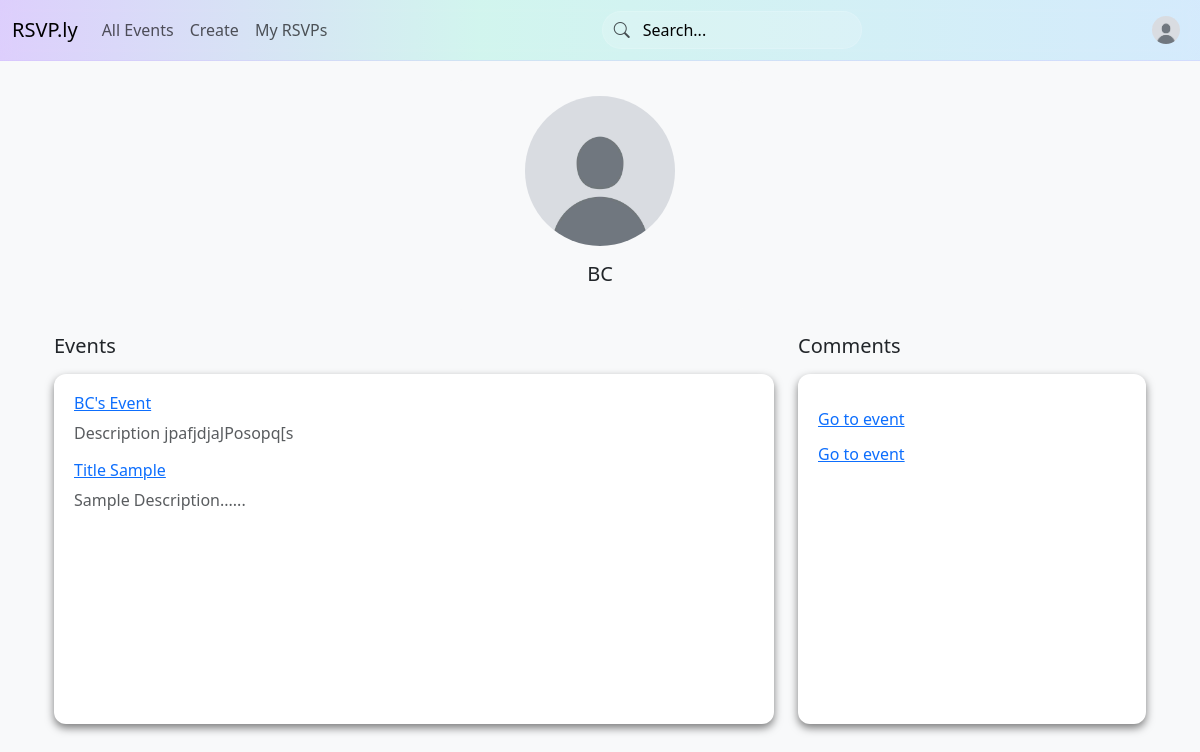
Page /view/BC (signed in) on the committed database.
### app/models.py (models this page shows, shortened)
class TimestampMixin:
    created_at: Mapped[datetime] = mapped_column(
        DateTime(timezone=True), server_default=func.now(), nullable=False
    )
    updated_at: Mapped[datetime] = mapped_column(
        DateTime(timezone=True), server_default=func.now(),
        onupdate=func.now(), nullable=False
    )

class User(db.Model, UserMixin, TimestampMixin):
    __tablename__ = "users"
    id: Mapped[int] = mapped_column(primary_key=True)
    email: Mapped[str] = mapped_column(String(255), unique=True, nullable=False)
    username: Mapped[str | None] = mapped_column(String(50), unique=True)
    full_name: Mapped[str | None] = mapped_column(String(255))
    avatar_url: Mapped[str | None] = mapped_column(Text)
    password_hash: Mapped[str] = mapped_column(String(255), nullable=False)
    is_admin: Mapped[bool] = mapped_column(Boolean, server_default=text("false"), nullable=False)
    is_banned: Mapped[bool] = mapped_column(Boolean, server_default=text("false"), nullable=False)
    organized_events: Mapped[list["Event"]] = relationship(
        back_populates="organizer", cascade="all, delete-orphan"
    )
    rsvps: Mapped[list["Rsvp"]] = relationship(back_populates="user", cascade="all, delete-orphan")
    comments: Mapped[list["EventComment"]] = relationship(
        back_populates="user", cascade="all, delete-orphan"
    )
    ratings: Mapped[list["Rating"]] = relationship(
        back_populates="user", cascade="all, delete-orphan"
    )

class Event(db.Model, TimestampMixin):
    __tablename__ = "events"
    __table_args__ = (
        CheckConstraint("ends_at > starts_at", name="chk_event_time"),
        Index("idx_events_starts_at", "starts_at"),
        Index("idx_events_organizer", "organizer_id"),
    )
    id: Mapped[int] = mapped_column(primary_key=True)
    title: Mapped[str] = mapped_column(String(255), nullable=False)
    description: Mapped[str | None] = mapped_column(Text)
    wishlist: Mapped[str | None] = mapped_column(Text)
    starts_at: Mapped[datetime] = mapped_column(DateTime(timezone=True), nullable=False)
    ends_at: Mapped[datetime] = mapped_column(DateTime(timezone=True), nullable=False)
    capacity: Mapped[int | None] = mapped_column(Integer)  # NULL = unlimited
    is_public: Mapped[bool] = mapped_column(Boolean, server_default=text("true"), nullable=False)
    address_line1: Mapped[str | None] = mapped_column(String(255))
    address_line2: Mapped[str | None] = mapped_column(String(255))
    organizer_id: Mapped[int] = mapped_column(
        ForeignKey("users.id", ondelete="RESTRICT"), nullable=False
    )
    organizer: Mapped[User] = relationship(back_populates="organized_events")
    categories: Mapped[list[Category]] = relationship(
        secondary=event_categories, back_populates="events"
    )
    rsvps: Mapped[list["Rsvp"]] = relationship(
        back_populates="event", cascade="all, delete-orphan"
    )
    comments: Mapped[list["EventComment"]] = relationship(
        back_populates="event", cascade="all, delete-orphan"
    )
    ratings: Mapped[list["Rating"]] = relationship(
        back_populates="event", cascade="all, delete-orphan"
    )
    @hybrid_property
    def seats_taken(self) -> int:
        """Counts the number of occupied seats (1 per going RSVP + guests)."""
        return sum(
            (1 + r.guests_count) for r in self.rsvps if r.status == RsvpStatus.going
        )

class EventComment(db.Model):
    __tablename__ = "event_comments"
    id: Mapped[int] = mapped_column(primary_key=True)
    event_id: Mapped[int] = mapped_column(ForeignKey("events.id", ondelete="CASCADE"), nullable=False)
    user_id: Mapped[int] = mapped_column(ForeignKey("users.id", ondelete="CASCADE"), nullable=False)
    body: Mapped[str] = mapped_column(Text, nullable=False)
    created_at: Mapped[datetime] = mapped_column(DateTime(timezone=True), server_default=func.now(), nullable=False)
    event: Mapped[Event] = relationship(back_populates="comments")
    user: Mapped[User] = relationship(back_populates="comments")

### app/routes.py (the view)
@myapp_obj.route('/view/<string:username>')
def view_profile(username):
    user = User.query.filter_by(username=username).first()
    if not user:
        flash("User not found.", 'error')
    return render_template("user.html", user=user)

### app/models.py (called while the page is built)
@login_manager.user_loader
def load_user(user_id):
        return User.query.get(int(user_id))

### app/templates/user.html (shortened to what this page needs)
{% extends "layout.html" %}
{% block content %}
<div class="container">
  <div class="d-flex justify-content-center mb-4">
    <div class="card text-center" style="width: 18rem; border: none; outline: none; background-color: var(--bs-tertiary-bg);">
      <img src="/static/images/default_pfp.jpg" class="card-img-top rounded-circle mx-auto mt-3" alt="Profile Picture" style="width: 150px; height: 150px; object-fit: cover;">
      <div class="card-body">
                {% if user %}
                <h5 class="card-title">{{user.username}}</h5>
                {% else %}
                <h5 class="card-title">User not found.</h5>
                {% endif %}
      </div>
    </div>
  </div>
    {% if user %}
  <div class="row">
        <div class="col-md-8 mb-3">
            <h5 class="mb-3">Events</h5>
                <div class="scrollable-container">
                    {% for event in user.organized_events %}
                        <h6><a href = "/event/{{event.id}}">{{event.title}}</a></h6>
                        <p class="text-muted">
                            {{event.description}}
                        </p>
                        {% else %}
                        <p>
                            <h6>No events found.</h6>
                        </p>
                    {% endfor %}
                </div>
        </div>
        <div class="col-md-4 mb-3">
            <h5 class="mb-3">Comments</h5>
                <div class="scrollable-container">
                    {% for comment in user.comments %}
                        <h6><a href = "/event/{{comment.event_id}}">Go to event<a></h6>
                        {% else %}
                        <p>
                            <h6>No comments found.</h6>
                        </p>
                    {% endfor %}
                </div>
        </div>
  </div>
</div>
{% endif %}
{% endblock %}

### app/templates/user.html (style rules this page uses)
html, body { background-color: var(--bs-tertiary-bg); }
.scrollable-container { background-color: var(--bs-body-bg); padding: 20px; border-radius: 12px; box-shadow: 0 4px 8px rgba(0, 0, 0, 0.5); height: 350px; overflow-y: auto; }

### rows in the picture
User: username "BC"
Event: title "BC's Event", description "Description jpafjdjaJPosopq[s"
Event: title "Title Sample", description "Sample Description......"
